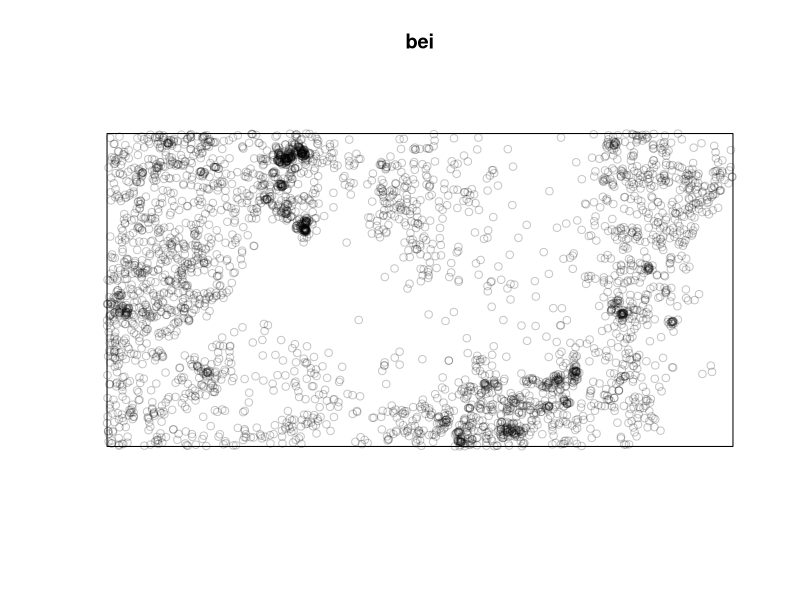
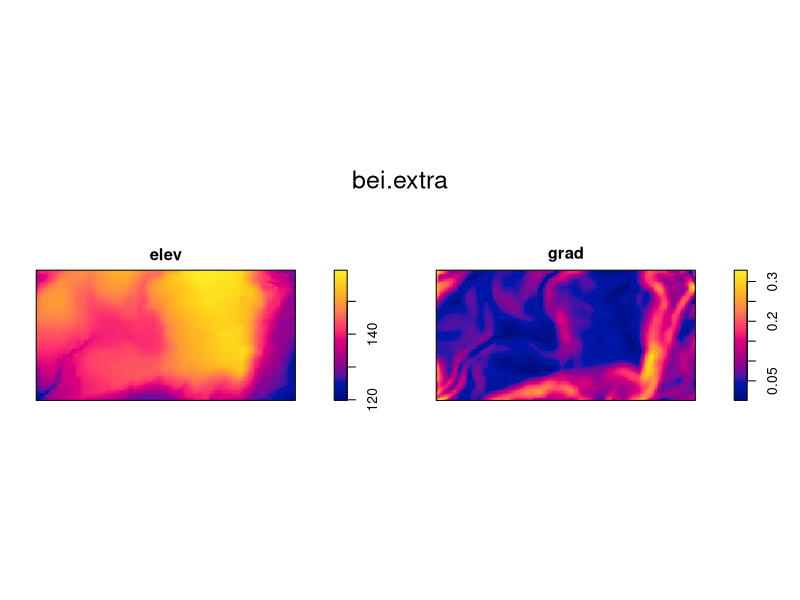
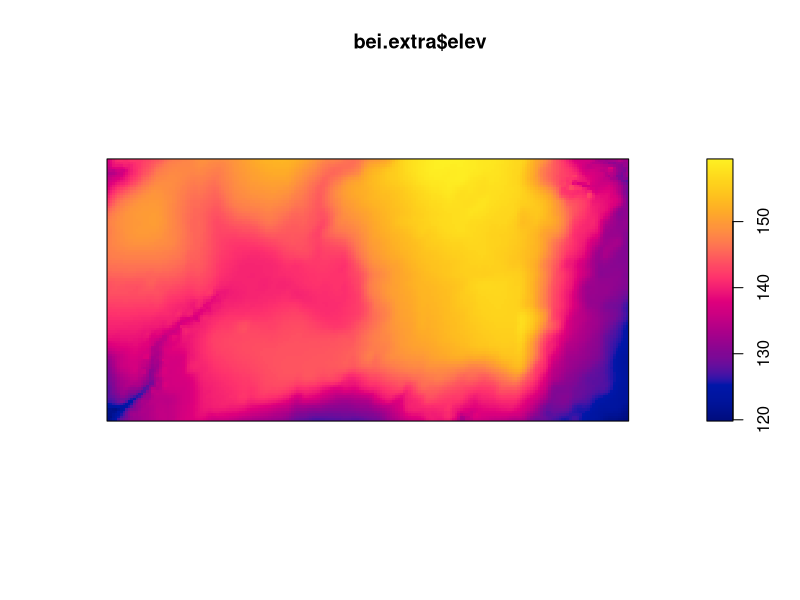
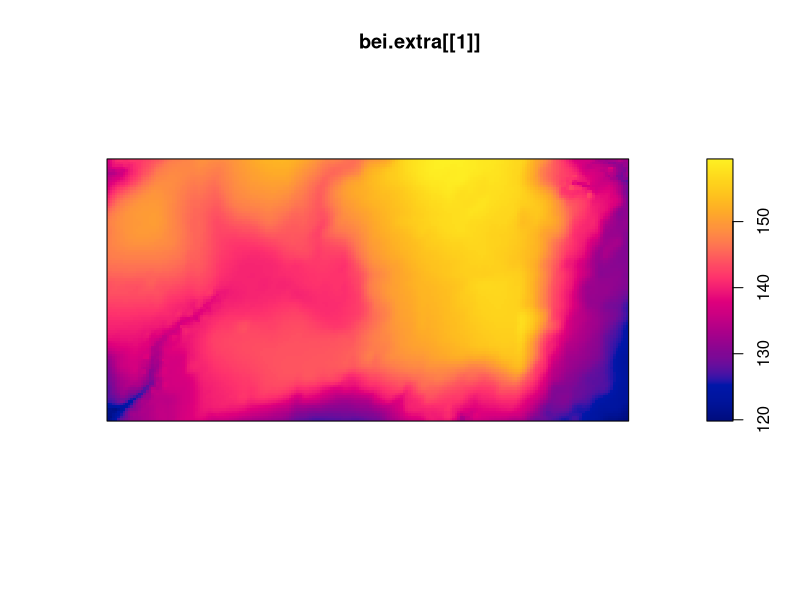
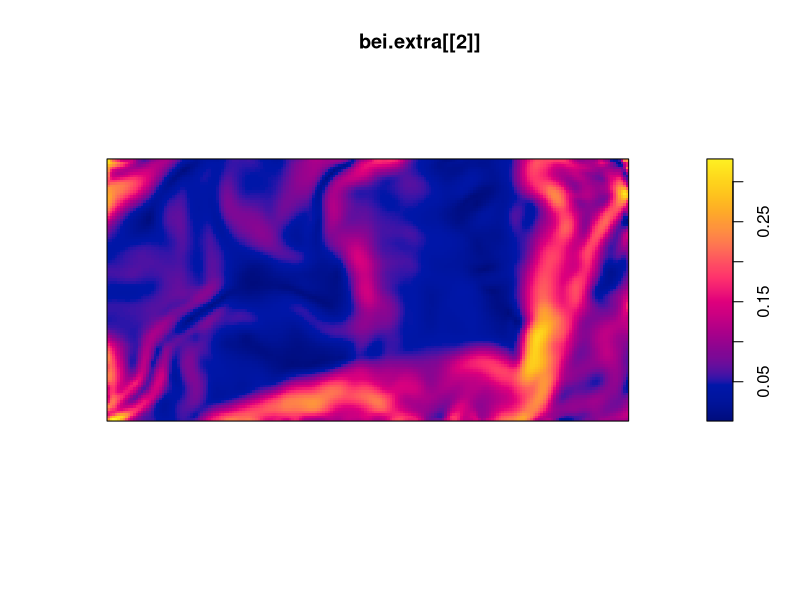
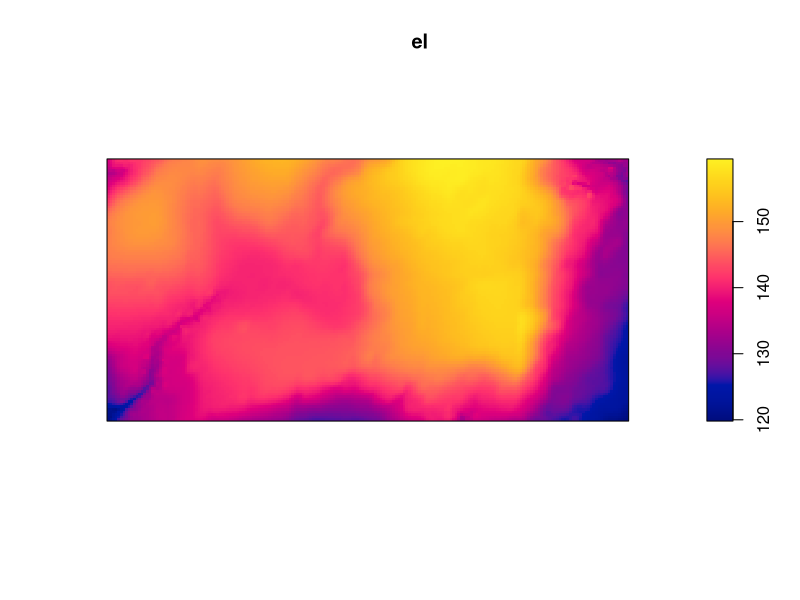
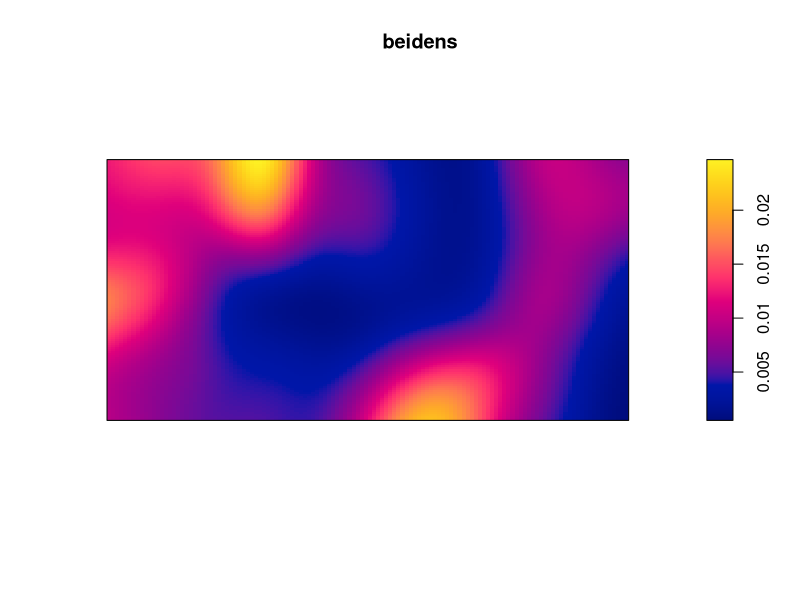
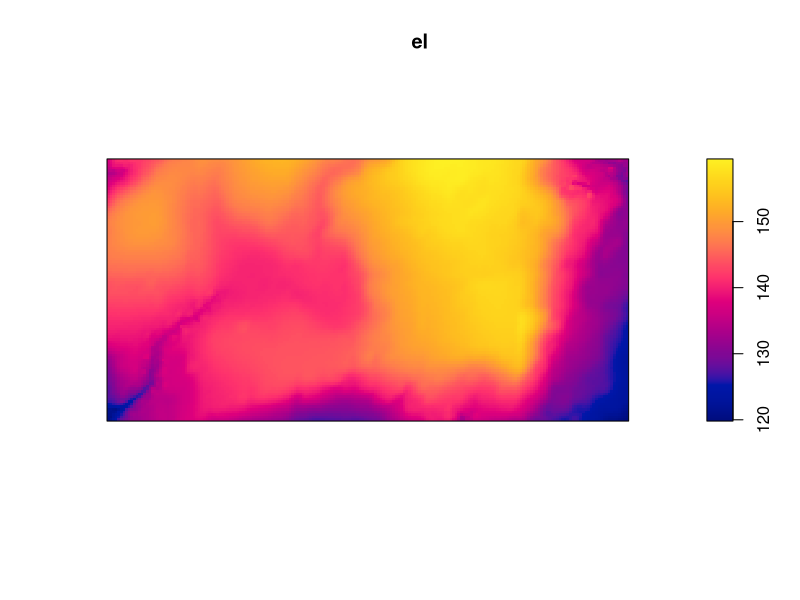

Reproduce these figures in R, in order.
install.packages("spatstat")
library(spatstat)
plot(bei)
plot(bei.extra)
#how to plot only the elevation
plot(bei.extra$elev)
#there is another method in which we subset the dataset putting the number of the variable
plot(bei.extra[[1]])
plot(bei.extra[[2]])
el<- bei.extra[[1]]
plot(el)
#how to produce a density map: we are transforming (points) vectors into (map) rasters
?density
density(bei)
beidens<-density(bei)
plot(beidens)
plot(el)
#el is basically the opposite of the density, so at higher elevations we have lower amounts of trees
plot(beidens)
points(bei, cex=.2)

#14/10
library(spatstat)
plot(bei)
dmap<-density(bei)
plot(dmap)
points(bei)
plot(dmap)
points(bei, cex=0.5)
points(bei, cex=0.2)
bei.extra
plot(bei.extra)

#plotting together the density map and the elevation
el<- bei.extra[[1]] #it is the elevation contained in the data set, we used two square brackets bc we are dealing with raster data, we could also do this with the dollar 
plot(el)

#one object is dmap and the other is el, so the question is how to plot dmap beside el?
par(mfrow=c(1,2)) #we are creating a multiframe: we are putting in the same graph several plots, following a certain scheme. Now we are plotting in one single row and two columns. At the moment nothing happens, we created a virtual space
plot(dmap)
plot(el)

#plot dmap on top of el (instead of one beside the other)
par(mfrow=c(2,1))
plot(dmap)
plot(el)
#the problem here is Rstudio if the graphs are really tiny bc it uses the resolution of the computer, using R is better

#introducing a new function that closes any graphical device
dev.off()

#changing the colors of the map (there are many possibilities, now we introduce one)
cl <- colorRampPalette(c("green", "red","blue")) #the function extends a color palette in a color ramp (remember that R is case sensitive)
plot(dmap, col=cl) #this palette and the rinbowcol palette should be avoided bc they cannot be seen by color blind people
